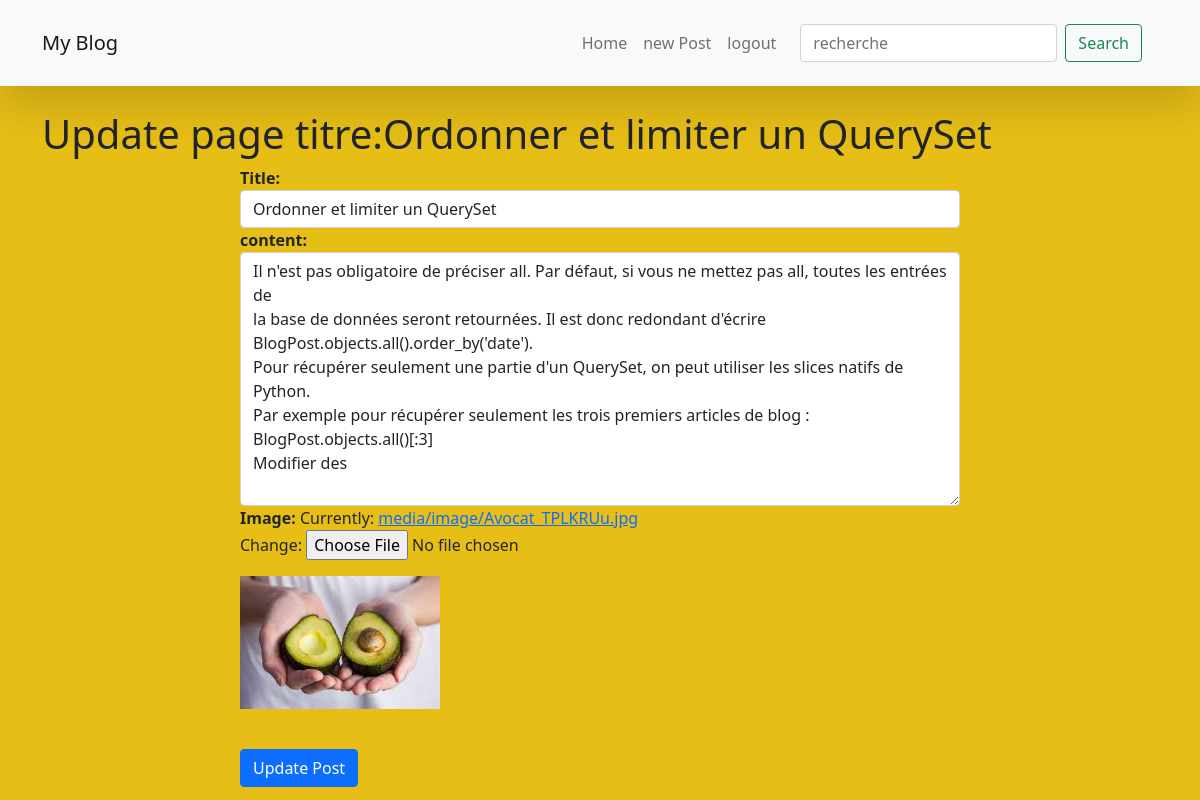
The app's page /updatePost/22/ (signed in) with its own data.
### myApp/models.py (models this page shows)
class PostModel(models.Model):
    title = models.CharField(max_length=55)
    content = models.TextField()
    image = models.ImageField(upload_to='media/image/',null = True)
    user = models.ForeignKey(User, on_delete = models.CASCADE)
    def __str__(self):
        return 'titre:{}'.format(self.title , self.content)

### myApp/views.py (the view)
# urls.py: path('updatePost/<int:id>/', views.updateView , name='updatePost'),
@login_required
def updateView(request,id):
    Post = PostModel.objects.get(id=id)
    if Post.user == request.user:
        if request.method == 'POST':
            form = PostForm(request.POST, request.FILES , instance = Post)
            if form.is_valid():
                form.save()
                return redirect('myApp:home')
        else:
            form = PostForm( instance= Post)
    else:
        raise Http404
    context = { 'post':Post, 'form':form}
    return render(request, 'myApp/update.html',context)

### myApp/forms.py
class PostForm(forms.ModelForm):
    title= forms.CharField(label = 'Title', widget=forms.TextInput(attrs={'class': 'form-control'}))
    content= forms.CharField(label = 'content' , widget=forms.Textarea(attrs={'class': 'form-control'}))
    class Meta:
        model = PostModel
        exclude = ('user',)

### myApp/templates/myApp/update.html (shortened to what this page needs)
{% extends 'myApp/layouts/base.html' %}
{% load static %}
{% block content %}
<h1>Update page  {{post}}</h1>
<div class = "container">
    <div class = "row">
        <div class = "col-md-8 mx-auto">
            <form action="" method="POST" enctype="multipart/form-data">
            {% for field in form %}
                <div class="form-group">
                <strong>{{ field.label_tag }}</strong>
                {{ field }}
                </div>
            {%  endfor %}
            <img class =' mb-3 mt-3'src="{{ post.image.url }}" width =" 200"></br>
            <input type ="submit" class = "btn btn-primary" value = "Update Post">
            </form>
        </div>
    </div>
</div>
{% endblock %}

### myApp/static/css/styles.css (style rules this page uses)
body { background-color: rgb(231, 190, 22); }

### records on screen
PostModel: title+content "titre:Ordonner et limiter un QuerySet", form "Ordonner et limiter un QuerySet" "Il n'est pas obligatoire de préciser all. Par défaut, si vous ne mettez pas all, toutes les entrées de la base de données seront retournées. Il est donc redondant d'écrire BlogPost.objects.all().order_by('date'). Pour récupérer seulement une partie d'un QuerySet, on peut utiliser les slices natifs de Python. Par exemple pour récupérer seulement les trois premiers articles de blog : BlogPost.objects.all()[:3] Modifier des", image (picture)

### other values on screen
{{ field.label_tag }} "Title:" "content:" "Image:"
